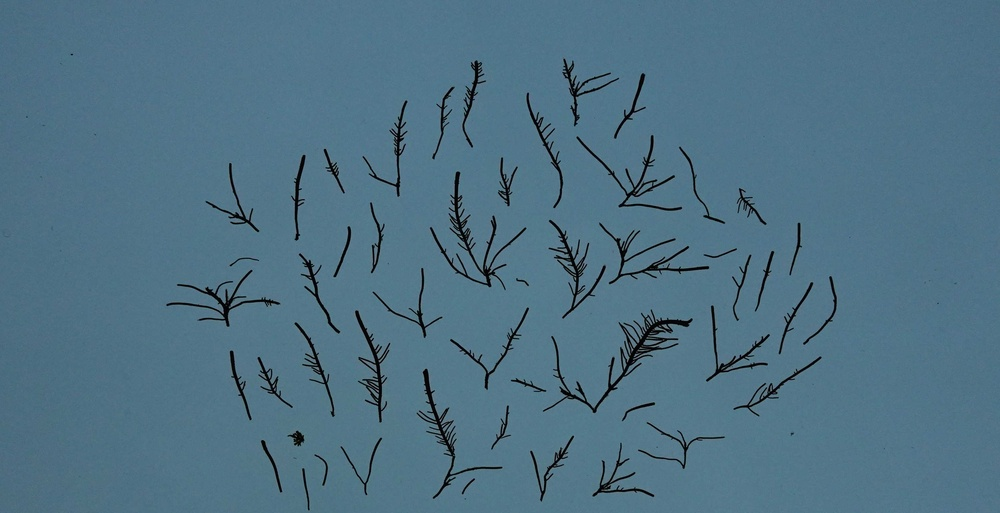
#> input picture cropped_photos/Lithothrix_original_cropped.jpg, 1000 x 513 px, shrunk from 3648 x 1870 before the run
$ jupyter execute cv2.ipynb   (shell and % lines are left out)
#> lines starting #> are read from the running program, lines starting #| are printed output that depends on the picture; after the words box and inside, x2 and y2 are one past the last pixel; in counts of white or black regions, pixels touching at a corner belong together
Setup

[cell 1]
import matplotlib.pyplot as plt
import numpy as np
import cv2

# Pick one of the cropped images
image = cv2.imread('./cropped_photos/Lithothrix_original_cropped.jpg')
#> image is the input picture: shape (513, 1000, 3); mean B, G, R 132.1, 113.3, 79.3

# [4 lines of commented-out code are left out]

print('This image is:', type(image),
      'with dimensions:', image.shape)
#| This image is: <class 'numpy.ndarray'> with dimensions: (513, 1000, 3)

image_copy = np.copy(image)
plt.imshow(image_copy)

[cell 2]
# Convert image to RGB, it will now appear as expected
image_copy = cv2.cvtColor(image_copy, cv2.COLOR_BGR2RGB)
plt.imshow(image_copy)

Create Black/White Image

[cell 3]
# Create the range of colors that you want to *filter out*
# The idea here is to get the darkest shade in the background
# and everything lighter, all the way up to pure white.

# Darkest blue for background
lower_blue = np.array([1,1,1])
# Lightest blue for background
upper_blue = np.array([255,255,255])

[cell 4]
# The mask turns everything in between the upper/lower bounds to white
mask = cv2.inRange(image_copy, lower_blue, upper_blue)
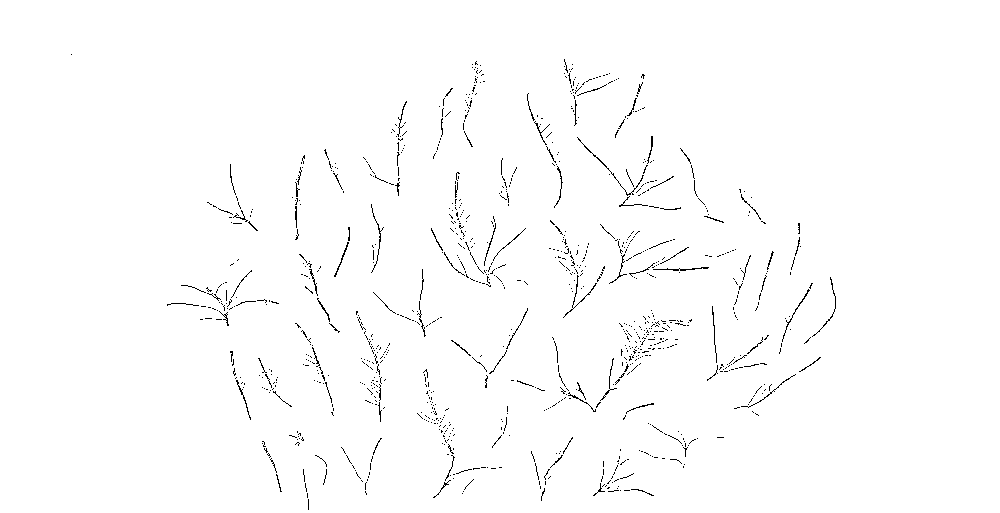
#> mask: shape (513, 1000); 98.7% white; black in thin lines or dots, all inside (x1, y1, x2, y2) = (71, 54, 836, 510)
# The cmap parameter applies a grayscale to the pixels that don't fit
# into the mask's range
plt.imshow(mask, cmap='gray')

[cell 5]
# Make a copy of the original image and apply the mask to it.
# You can choose what color to set the background to using the second line
masked_image = np.copy(image_copy)
masked_image[mask != 0] = [255, 255, 255]
masked_image[masked_image != 255] = 0
plt.imshow(masked_image)

[cell 6]
# Change to black background
final_image = cv2.bitwise_not(masked_image)
plt.imshow(final_image)

[cell 7]
# Display final image
# Set plot settings
# Selecting the axis-X making the bottom and top axes False.
plt.tick_params(axis='x', which='both', bottom=False,
                top=False, labelbottom=False)

# Selecting the axis-Y making the right and left axes False
plt.tick_params(axis='y', which='both', right=False,
                left=False, labelleft=False)

# Iterating over all the axes in the figure
# and make the Spines Visibility as False
for pos in ['right', 'top', 'bottom', 'left']:
    plt.gca().spines[pos].set_visible(False)

plt.imshow(final_image)

[cell 8]
# count_bw_pixels: Takes in a black/white image as numpy array and counts the black or white pixels
def count_bw_pixels(img, color):
#> called with color = 'black'
    count = 0
    if color == 'black':
        for row in img:
            for col in row:
                if col[0] != 255 and col[1] != 255 and col[2] != 255:
                    count = count + 1
#> after the loop, count = 506497
    elif color == 'white':
        for row in img:
            for col in row:
                if col[0] == 255 and col[1] == 255 and col[2] == 255:
                    count = count + 1

    return count

[cell 9]
# Count black/white pixels
black_pix = count_bw_pixels(final_image, 'black')
#> black_pix = 506497
print("Non-White Pixels:", black_pix)
#| Non-White Pixels: 506497
white_pix = count_bw_pixels(final_image, 'white')
#> white_pix = 6503
print("White Pixels:", white_pix)
#| White Pixels: 6503
print("Total Pixles:", (black_pix + white_pix))
#| Total Pixles: 513000

Check Given Black/White Image

[cell 10]
ex_image = cv2.imread('./black-white_photos/Lithothrix_BW_cropped.jpg')
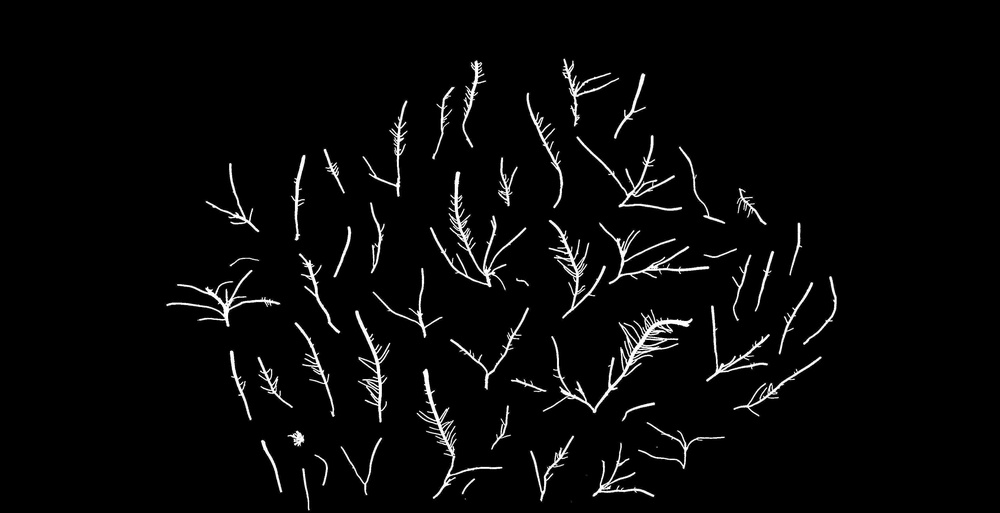
#> input picture black-white_photos/Lithothrix_BW_cropped.jpg, 1000 x 513 px, shrunk from 3648 x 1870 before the run
#> ex_image is the input picture: shape (513, 1000, 3); min 0, max 255, mean 8.5
# Count black/white pixels
ex_black_pix = count_bw_pixels(ex_image, 'black')
#> ex_black_pix = 510750
print("Non-White Pixels:", ex_black_pix)
#| Non-White Pixels: 510750
ex_white_pix = count_bw_pixels(ex_image, 'white')
#> ex_white_pix = 2250
print("White Pixels:", ex_white_pix)
#| White Pixels: 2250
print("Total Pixels:", (ex_black_pix + ex_white_pix))
#| Total Pixels: 513000

Compare Converted Image to Example Image

[cell 11]
# Given measured and actual values, returns percent error
def calc_perc_error(measured, actual):
    return abs(round((measured - actual) / actual * 100, 3))

[cell 12]
print("Percent Error:", calc_perc_error(white_pix, ex_white_pix))
#| Percent Error: 189.022
